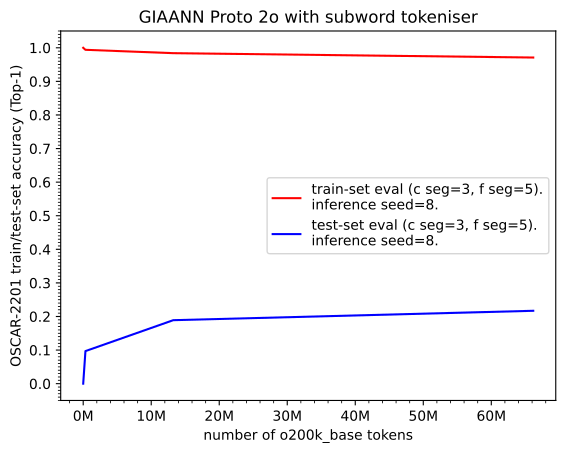

Generate this figure with Python:
import matplotlib.pyplot as plt
import numpy as np
from matplotlib.ticker import AutoMinorLocator, FuncFormatter, MultipleLocator

x = np.array([0, 328518, 13238046, 66168928])
y1 = np.array([0, 0.097, 0.189, 0.217])
y2 = np.array([1.0, 0.994, 0.984, 0.971])

l1, = plt.plot(x, y2, color='red', label='train-set eval (c seg=3, f seg=5).\ninference seed=8.')
l2, = plt.plot(x, y1, color='blue', label='test-set eval (c seg=3, f seg=5).\ninference seed=8.')

ax = plt.gca()
ax.xaxis.set_major_locator(MultipleLocator(10_000_000))
ax.xaxis.set_major_formatter(FuncFormatter(lambda value, _: f"{value / 1_000_000:g}M"))
ax.xaxis.set_minor_locator(AutoMinorLocator(5))  # Four minor ticks per 10M interval
plt.yticks(np.arange(0, 1.0+0.1, 0.1))
ax.yaxis.set_minor_locator(MultipleLocator(0.01))

plt.xlabel("number of o200k_base tokens")
plt.ylabel("OSCAR-2201 train/test-set accuracy (Top-1)")
plt.title("GIAANN Proto 2o with subword tokeniser")

plt.legend(handles=[l1, l2])

plt.savefig("protov2o-oscar-top1-accuracy-spacyPipelineOptimisations-inferenceConnectionStrengthTypes.pdf", format="pdf", bbox_inches="tight")
plt.show()
